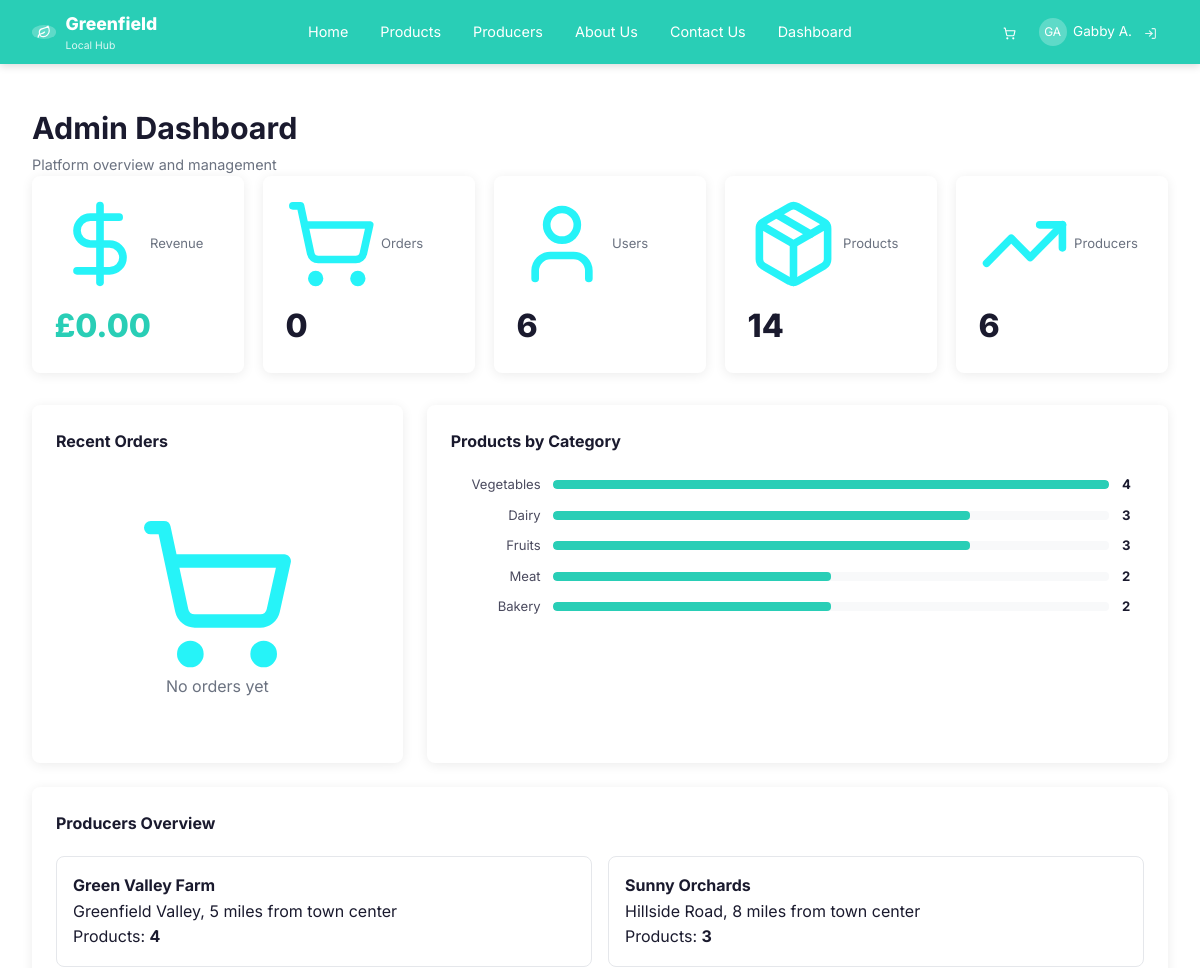
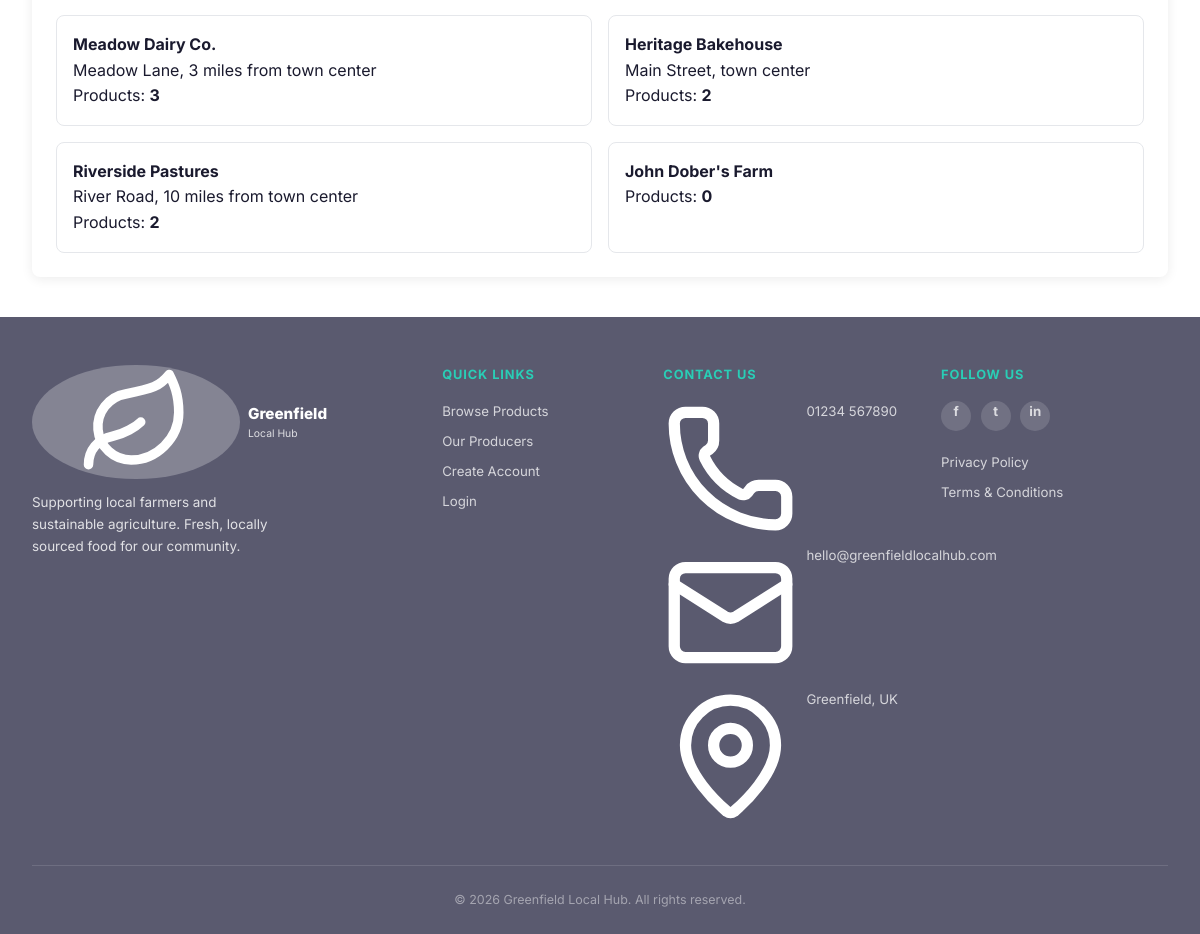
Screenshot of /dashboard/admin (signed in) with the database file from the repository (2 pictures, top to bottom).
### model.py (models this page shows, shortened)
class User(db.Model):
    __tablename__ = 'users'
    id                   = db.Column(db.Integer, primary_key=True)
    first_name           = db.Column(db.String(100), nullable=False)
    last_name            = db.Column(db.String(100), nullable=False)
    email                = db.Column(db.String(200), unique=True, nullable=False)
    password_hash        = db.Column(db.String(256), nullable=False)
    role                 = db.Column(db.String(20), default='customer')
    security_question    = db.Column(db.String(300))
    security_answer      = db.Column(db.String(200))
    loyalty_points       = db.Column(db.Integer, default=0)
    created_at           = db.Column(db.DateTime, default=datetime.utcnow)
    cart_items = db.relationship('CartItem', backref='user', lazy=True,
                                 foreign_keys='CartItem.user_id')
    orders     = db.relationship('Order', backref='user', lazy=True)
    @property
    def initials(self):
        return f"{self.first_name[0]}{self.last_name[0]}".upper()

class Product(db.Model):
    __tablename__ = 'products'
    id          = db.Column(db.Integer, primary_key=True)
    producer_id = db.Column(db.Integer, db.ForeignKey('producers.id'), nullable=False)
    name        = db.Column(db.String(200), nullable=False)
    slug        = db.Column(db.String(200), unique=True, nullable=False)
    description = db.Column(db.Text)
    price       = db.Column(db.Float, nullable=False)
    unit        = db.Column(db.String(50))
    stock       = db.Column(db.Integer, default=0)
    category    = db.Column(db.String(100))
    image       = db.Column(db.String(400))
    cart_items  = db.relationship('CartItem', backref='product', lazy=True)
    order_items = db.relationship('OrderItem', backref='product', lazy=True)

class Producer(db.Model):
    __tablename__ = 'producers'
    id              = db.Column(db.Integer, primary_key=True)
    user_id         = db.Column(db.Integer, db.ForeignKey('users.id'), nullable=True)
    name            = db.Column(db.String(200), nullable=False)
    slug            = db.Column(db.String(200), unique=True, nullable=False)
    description     = db.Column(db.Text)
    location        = db.Column(db.String(300))
    image           = db.Column(db.String(400))
    farming_methods = db.Column(db.String(500))
    certifications  = db.Column(db.String(500))
    products = db.relationship('Product', backref='producer', lazy=True)
    @property
    def product_count(self):
        return len(self.products)

### app.py (the view)
@app.route('/dashboard/admin')
@login_required
def dashboard_admin():
    user     = get_current_user()
    if user.role != 'admin':
        return redirect(url_for(f'dashboard_{user.role}'))
    all_users    = User.query.all()
    all_products = Product.query.all()
    all_producers = Producer.query.all()
    all_orders   = Order.query.order_by(Order.created_at.desc()).all()
    total_revenue = sum(o.total for o in Order.query.all())
    categories   = {}
    for p in all_products:
        cat = p.category or 'Other'
        categories[cat] = categories.get(cat, 0) + 1
    max_category_count = max(categories.values()) if categories else 1
    return render_template('dashboard/admin.html', user=user,
                           users=all_users, products=all_products,
                           producers=all_producers, orders=all_orders,
                           total_revenue=total_revenue, categories=categories,
                           max_category_count=max_category_count)

### app.py (called while the page is built)
def get_current_user():
    if 'user_id' in session:
        return db.session.get(User, session['user_id'])
    return None

def get_cart_count():
    user = get_current_user()
    if user:
        return CartItem.query.filter_by(user_id=user.id).count()
    sid = session.get('guest_sid')
    if sid:
        return CartItem.query.filter_by(session_id=sid).count()
    return 0

def login_required(f):
    @wraps(f)
    def decorated(*args, **kwargs):
        if 'user_id' not in session:
            flash('Please log in to access this page.', 'error')
            return redirect(url_for('login'))
        return f(*args, **kwargs)
    return decorated

@app.context_processor
def inject_globals():
    return {'current_user': get_current_user(), 'cart_count': get_cart_count()}

### templates/dashboard/admin.html (shortened to what this page needs)
{% extends 'base.html' %}
{% block content %}
<div class="dash-page">
    <div class="dash-header">
        <h1>Admin Dashboard</h1>
        <p>Platform overview and management</p>
    </div>
    <div class="dash-stat-grid">
        <div class="stat-card">
            <div class="stat-card-hd"><img src="{{ url_for('static', filename='images/icons/dollar-sign.svg') }}" alt="revenue" class="icon-svg"> Revenue</div>
            <div class="stat-card-val green">£{{ '%.2f'|format(total_revenue) }}</div>
        </div>
        <div class="stat-card">
            <div class="stat-card-hd"><img src="{{ url_for('static', filename='images/icons/shopping-cart.svg') }}" alt="cart" class="icon-svg"> Orders</div>
            <div class="stat-card-val">{{ orders|length }}</div>
        </div>
        <div class="stat-card">
            <div class="stat-card-hd"><img src="{{ url_for('static', filename='images/icons/user.svg') }}" alt="user" class="icon-svg"> Users</div>
            <div class="stat-card-val">{{ users|length }}</div>
        </div>
        <div class="stat-card">
            <div class="stat-card-hd"><img src="{{ url_for('static', filename='images/icons/package.svg') }}" alt="package" class="icon-svg"> Products</div>
            <div class="stat-card-val">{{ products|length }}</div>
        </div>
        <div class="stat-card">
            <div class="stat-card-hd"><img src="{{ url_for('static', filename='images/icons/trending-up.svg') }}" alt="trending" class="icon-svg"> Producers</div>
            <div class="stat-card-val">{{ producers|length }}</div>
        </div>
    </div>
    <div class="dash-two-col" style="margin-bottom:1.5rem;">
        <div class="dash-card">
            <div class="dash-card-title">Recent Orders</div>
            {% if orders %}
            {% for order in orders[:6] %}
            <div class="prod-list-row">
                <div style="flex:1;">
                    <div style="font-weight:600;font-size:.88rem;">Order #{{ order.id }}</div>
                    <div style="font-size:.78rem;color:var(--text-light);">
                        {{ order.created_at.strftime('%d %b %Y') }}
                        &nbsp;·&nbsp; {{ order.status|capitalize }}
                    </div>
                </div>
                <div style="font-weight:700;">£{{ '%.2f'|format(order.total) }}</div>
            </div>
            {% endfor %}
            {% else %}
            <div class="empty-state">
                <div class="empty-icon"><img src="{{ url_for('static', filename='images/icons/shopping-cart.svg') }}" alt="cart" class="icon-svg"></div>
                <p>No orders yet</p>
            </div>
            {% endif %}
        </div>
        <div class="dash-card">
            <div class="dash-card-title">Products by Category</div>
            {% for cat, count in categories|dictsort(false, 'value')|reverse %}
            <div class="bar-row">
                <span class="bar-lbl">{{ cat }}</span>
                <div class="bar-track">
                    <div class="bar-fill" style="--pct:{{ (count / max_category_count * 100)|int }}"></div>
                </div>
                <span class="bar-cnt">{{ count }}</span>
            </div>
            {% endfor %}
        </div>
    </div>
    <div class="dash-card">
        <div class="dash-card-title">Producers Overview</div>
        <div class="admin-producers-grid">
            {% for producer in producers %}
            <div class="admin-prod-card">
                <h4>{{ producer.name }}</h4>
                <p>{{ producer.location }}</p>
                <div class="admin-prod-cnt">
                    Products: <strong>{{ producer.product_count }}</strong>
                </div>
            </div>
            {% endfor %}
        </div>
    </div>
</div>
{% endblock %}

### templates/base.html (shortened to what this page needs)
<!DOCTYPE html>
<html lang="en">
<head>
    <link rel="stylesheet" href="{{ url_for('static', filename='css/style.css') }}">
</head>
<body>
<nav class="navbar">
    <a href="{{ url_for('index') }}" class="nav-logo">
        <div class="logo-icon"><img src="{{ url_for('static', filename='images/icons/leaf.svg') }}" alt="leaf" class="icon-svg"></div>
        <div>
            <span class="logo-text-main">Greenfield</span>
            <span class="logo-text-sub">Local Hub</span>
        </div>
    </a>
    <div class="nav-links" id="nav-links">
        <a href="{{ url_for('index') }}">Home</a>
        <a href="{{ url_for('products') }}">Products</a>
        <a href="{{ url_for('producers') }}">Producers</a>
        <a href="{{ url_for('about') }}">About Us</a>
        <a href="{{ url_for('contact') }}">Contact Us</a>
        {% if current_user %}
        <a href="{{ url_for('dashboard_' ~ current_user.role) }}">Dashboard</a>
        {% endif %}
    </div>
    <div class="nav-right">
        <a href="{{ url_for('cart') }}" class="nav-cart">
            <img src="{{ url_for('static', filename='images/icons/shopping-cart.svg') }}" alt="cart" class="icon-svg">
        </a>
        {% if current_user %}
        <div class="nav-user-info">
            <div class="nav-user-icon">{{ current_user.initials }}</div>
            <span>{{ current_user.first_name }} {{ current_user.last_name[0] }}.</span>
        </div>
        <a href="{{ url_for('logout') }}" class="nav-logout" title="Logout"><img src="{{ url_for('static', filename='images/icons/log-in.svg') }}" alt="login" class="icon-svg"></a>
        {% else %}
        <a href="{{ url_for('login') }}" class="btn-nav-login">Login</a>
        <a href="{{ url_for('register') }}" class="btn-nav-register">Register</a>
        {% endif %}
    </div>
</nav>
{% block content %}{% endblock %}
<footer class="footer">
    <div class="footer-inner">
        <div class="footer-brand">
            <div class="brand-logo">
                <div class="logo-icon"><img src="{{ url_for('static', filename='images/icons/leaf.svg') }}" alt="leaf" class="icon-svg"></div>
                <div>
                    <span style="font-size:.95rem;font-weight:800;">Greenfield</span>
                    <span style="font-size:.65rem;font-weight:400;opacity:.8;display:block;">Local Hub</span>
                </div>
            </div>
            <p>Supporting local farmers and sustainable agriculture. Fresh, locally sourced food for our community.</p>
        </div>
        <div class="footer-col">
            <h4>Quick Links</h4>
            <a href="{{ url_for('products') }}">Browse Products</a>
            <a href="{{ url_for('producers') }}">Our Producers</a>
            <a href="{{ url_for('register') }}">Create Account</a>
            <a href="{{ url_for('login') }}">Login</a>
        </div>
        <div class="footer-col">
            <h4>Contact Us</h4>
            <span><img src="{{ url_for('static', filename='images/icons/phone.svg') }}" alt="phone" class="icon-svg"> 01234 567890</span>
            <span><img src="{{ url_for('static', filename='images/icons/mail.svg') }}" alt="mail" class="icon-svg"> hello@greenfieldlocalhub.com</span>
            <span><img src="{{ url_for('static', filename='images/icons/map-pin.svg') }}" alt="location" class="icon-svg"> Greenfield, UK</span>
        </div>
        <div class="footer-col">
            <h4>Follow Us</h4>
            <div class="footer-social">
                <a href="#" class="soc-icon">f</a>
                <a href="#" class="soc-icon">t</a>
                <a href="#" class="soc-icon">in</a>
            </div>
            <a href="{{ url_for('privacy') }}">Privacy Policy</a>
            <a href="{{ url_for('terms') }}">Terms & Conditions</a>
        </div>
    </div>
    <div class="footer-bottom">
        &copy; 2026 Greenfield Local Hub. All rights reserved.
    </div>
</footer>
</body>
</html>

### rows the page displays
User: initials "GA", first_name "Gabby", last_name "A"
Product: category "Vegetables", {{ (count / max_category_count * 100)|int }} 100 (drawn), count "4"
Product: category "Dairy", {{ (count / max_category_count * 100)|int }} 75 (drawn), producer "3"
Product: category "Fruits", {{ (count / max_category_count * 100)|int }} 75 (drawn), count "3"
Product: category "Meat", {{ (count / max_category_count * 100)|int }} 50 (drawn), count "2"
Product: category "Bakery", {{ (count / max_category_count * 100)|int }} 50 (drawn), count "2"
Producer: name "Green Valley Farm", location "Greenfield Valley, 5 miles from town center", product_count "4"
Producer: name "Sunny Orchards", location "Hillside Road, 8 miles from town center", product_count "3"
Producer: name "Meadow Dairy Co.", location "Meadow Lane, 3 miles from town center", product_count "3"
Producer: name "Heritage Bakehouse", location "Main Street, town center", product_count "2"
Producer: name "Riverside Pastures", location "River Road, 10 miles from town center", product_count "2"
Producer: name "John Dober's Farm", product_count "0"

### other values shown
{{ '%.2f'|format(total_revenue) }} "0.00"
{{ orders|length }} "0"
{{ users|length }} "6"
{{ products|length }} "14"
{{ producers|length }} "6"
